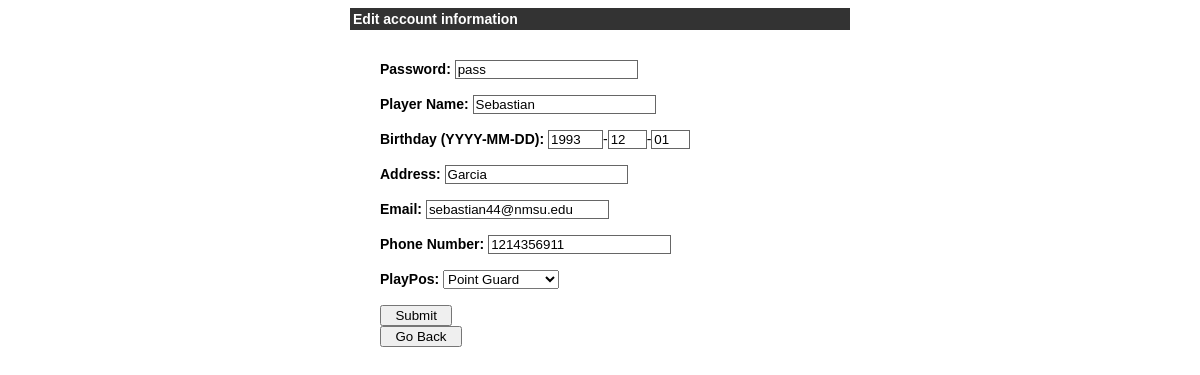
Screenshot of /cs482502/edit_player.php (signed in) with the database file from the repository.
### tables this page shows
create table Player(
    ID		        int,
    LoginID	        varchar(16),
    Name	        varchar(64) not null,
    Password        varchar(8),
    Birthday        date,
    Address         varchar(128),
    Email           varchar(32),
    PhoneNumber     char(10),
    PlayPos         varchar(16),
    RequestFlag     int,
    primary key(ID)
);

### cs482502/edit_player.php (the view, shortened to what this page needs)
<!doctype html>
<?php
    $p_ID = $_SESSION['login_user'];
    $player_row = mysql_fetch_array(mysql_query("select * from Player where ID = '$p_ID';"));
?>
<html>
    <head>
    </head>
    <body>
        <div align = "center">
            <div style = "width:500px; border: solid 1 px #333333; " align = "left">
                <div style = "background-color:#333333; color:#FFFFFF; padding:3px;"><b> Edit account information</b> </div>
                <div style = "margin:30px;">
                    <form method = "post">
                        <label> Password: </label><input type = "text" name = "password_input" class = "box" maxlength = "8" value = "<?php print $player_row['Password']; ?>" /><br><br>
                        <label> Player Name: </label><input type = "text" name = "name_input" class = "box" maxlength = "64" value = "<?php print $player_row['Name'];?>" /><br><br>
                        <label> Birthday (YYYY-MM-DD): </label><input type = "text" name = "year_bday" class = "box" size = "4" maxlength = "4" onkeypress = "return event.charCode >= 48 && event.charCode <= 57" value = "<?php print date('Y', strtotime($player_row['Birthday']));?>" />-<input type = "text" name = "month_bday" class = "box" size = "2" maxlength = "2" onkeypress = "return event.charCode >= 48 && event.charCode <= 57" value = "<?php print date('m',strtotime($player_row['Birthday']));?>" />-<input type = "text" name = "day_bday" class = "box" size = "2" maxlength = "2" onkeypress = "return event.charCode >= 48 && event.charCode <= 57" value = "<?php print date('d',strtotime($player_row['Birthday']));?>" /><br><br>
                        <label> Address: </label> <input type = "text" name = "address_input" class = "box" maxlength = "128" value = "<?php print $player_row['Address'];?>" /><br><br>
                        <label> Email: </label> <input type = "text" name = "email_input" class = "box" maxlength = "32" value = "<?php print $player_row['Email'];?>" /><br><br>
                        <label> Phone Number: </label> <input type = "text" name = "phone_number_input" class = "box" maxlength = "10" onkeypress = "return event.charCode >= 48 && event.charCode <= 57" value = "<?php print $player_row['PhoneNumber'];?>" /><br><br>
                        <label> PlayPos: </label>
                        <select name = "pos" >
                                <option value = "point guard"> Point Guard</option>
                        </select>
                        <br><br>
                        <input type = "submit" name = "submit_info" value = "  Submit  "/><br/>
                        <input type = "submit" name = "go_back_button" value = "  Go Back  "/><br/>
                    </form>
                </div>
            </div>
        </div>
    </body>
</html>

### cs482502/edit_player.php (style rules this page uses)
body { font-family: Arial, Helvetica, sans-serif; font-size:14px; }
label { font-weight:bold; width:100px; font-size:14px; }
.box { border:#666666 solid 1px; }

### rows the page displays
player: password_input "pass", name_input "Sebastian", year_bday "1993", month_bday "12", day_bday "01", address_input "Garcia", email_input "sebastian44@nmsu.edu", phone_number_input "1214356911"
